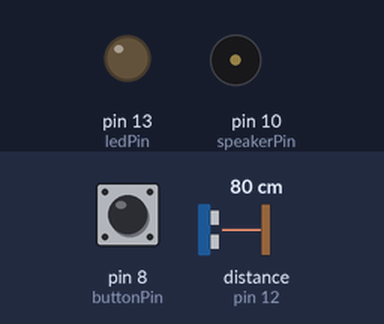
Simulated run of this sketch. Board: Arduino Uno, built with avr-gcc and run on an emulated ATmega328P. On the bench: output pins drawn as LEDs (lit = HIGH), buzzer (waves = sounding). Wiring (inferred from the names in the program): ultrasonic range finder: trigger pin 11; echo pin 12. Inputs (shaded band) come from the test bench; at power-on: distance to the obstacle (sensor on pin 12) 80 cm, pin 8 (buttonPin) HIGH. The echo pulse lasts 58.3 µs per cm; pins used as bus, display or sensor lines are not drawn.

Above: at 1.2 s.
1.3 s: distance to the obstacle (sensor on pin 12) set to 68 cm
At 1.8 s:
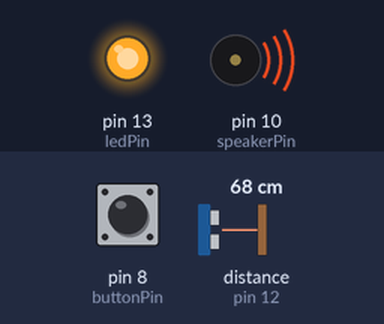
2.8 s: pin 8 (buttonPin) pulled LOW for 0.15 s
At 4.0 s:
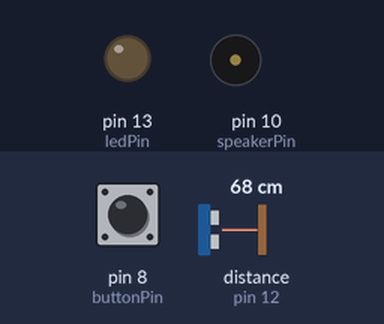
4.4 s: distance to the obstacle (sensor on pin 12) set to 58 cm
At 5.4 s:
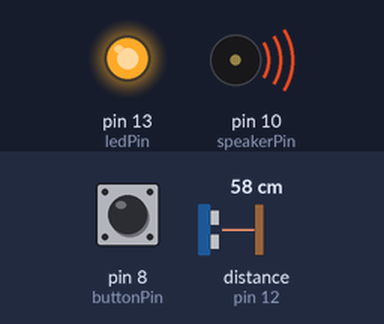
5.9 s: pin 8 (buttonPin) pulled LOW for 1 s
At 6.3 s:
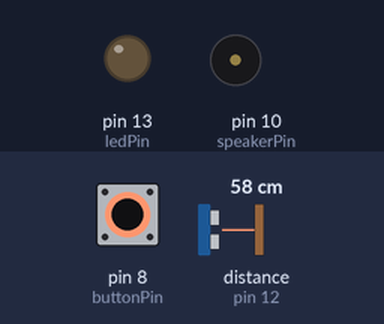
Timing chart, 0 to 8.9 s (numbered marks = the images above; inputs shaded):
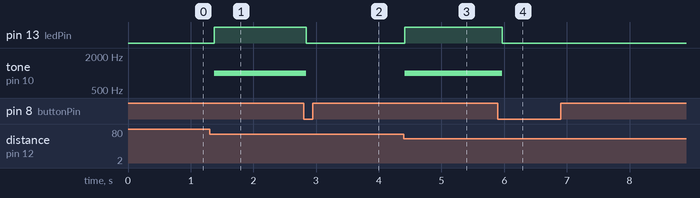

The sketch:

MotionAlarm.ino
```cpp
const int trigPin = 11;           //connects to the trigger pin on the distance sensor
const int echoPin = 12;           //connects to the echo pin on the distance sensor
const int ledPin = 13;
const int speakerPin = 10;
const int buttonPin = 8;

float distance = 0;               //stores the distance measured by the distance sensor
float setDist;                    //stores the calibrated distance
float threshold = 0.10;

void setup()
{
  Serial.begin(9600);        //set up a serial connection with the computer

  pinMode(trigPin, OUTPUT);   //the trigger pin will output pulses of electricity
  pinMode(echoPin, INPUT);    //the echo pin will measure the duration of pulses coming back from the distance sensor
  pinMode(ledPin, OUTPUT);
  pinMode(speakerPin, OUTPUT);
  pinMode(buttonPin, INPUT_PULLUP);

  setDist = getDistance();
}

void loop() {
  //get distance and determine if it exceeds threshold value
  distance = getDistance();
  //if it exceeds, trigger the alarm/light
  if (distanceThreshold(setDist, distance)) {
    digitalWrite(ledPin, HIGH);
    tone(speakerPin, 1000);
  }
  //if the button is pressed, disable the alarm/light and set the new distance
  if (digitalRead(buttonPin) == LOW) {
    digitalWrite(ledPin, LOW);
    noTone(speakerPin);
    setDist = getDistance();
  }
  delay(100);
}

//------------------FUNCTIONS-------------------------------

//RETURNS THE DISTANCE MEASURED BY THE HC-SR04 DISTANCE SENSOR
float getDistance()
{
  float echoTime;                   //variable to store the time it takes for a ping to bounce off an object
  float calculatedDistance;         //variable to store the distance calculated from the echo time

  //send out an ultrasonic pulse that's 10ms long
  digitalWrite(trigPin, HIGH);
  delayMicroseconds(10);
  digitalWrite(trigPin, LOW);

  echoTime = pulseIn(echoPin, HIGH);      //use the pulsein command to see how long it takes for the
  //pulse to bounce back to the sensor

  calculatedDistance = echoTime / 148.0;  //calculate the distance of the object that reflected the pulse (half the bounce time multiplied by the speed of sound)

  return calculatedDistance;              //send back the distance that was calculated
}

//DETERMINES IF DISTANCE MEASURED EXCEEDS THRESHOLD VALUE
bool distanceThreshold(float set, float measured)
{
  return (abs((measured - set) / set) > threshold); //determines if the change exceeds the threshold
}
```

Measured:
- the behaviour switches between 73 and 72 cm on distance to the obstacle (sensor on pin 12) (found by bisection; images 0 and 1)
- the behaviour switches between 62 and 61 cm on distance to the obstacle (sensor on pin 12) (found by bisection; images 2 and 3)
- after the input at 1.3 s, pin 13 (ledPin): LOW → HIGH after 0.08 s; tone on pin 10 (speakerPin): silent → 1000 Hz after 0.08 s
- after the input at 2.8 s, pin 13 (ledPin): HIGH → LOW at once; tone on pin 10 (speakerPin): 1000 Hz → silent at once
- after the input at 4.4 s, pin 13 (ledPin): LOW → HIGH at once; tone on pin 10 (speakerPin): silent → 1000 Hz at once
- after the input at 5.9 s, pin 13 (ledPin): HIGH → LOW after 0.07 s; tone on pin 10 (speakerPin): 1000 Hz → silent after 0.07 s
